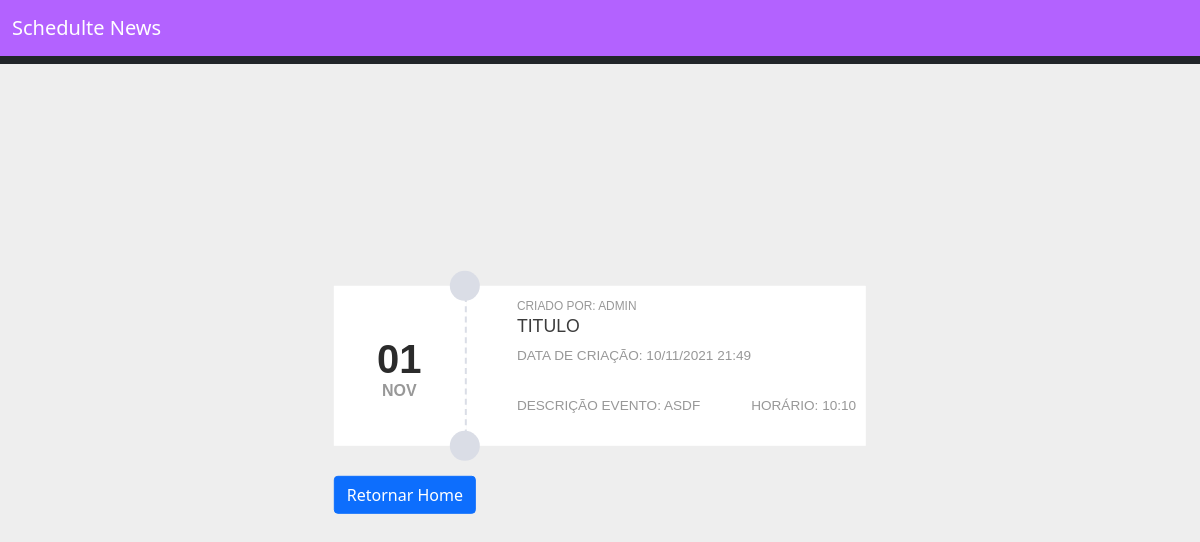
Screenshot of /evento/38 (signed in) with the database file from the repository.
### core/models/evento.py (models this page shows, shortened)
class Evento(models.Model):
    status_evento = (
        ('P', 'Pendente'),
        ('C', 'Concluído')
    )
    titulo = models.CharField(max_length=100)
    descricao = models.TextField(blank=True, null=True)
    data_evento = DateTimeField(verbose_name='DATA DO EVENTO')
    data_criacao = DateTimeField(verbose_name='DATA DE CRIAÇÃO', auto_now=True)
    status = models.CharField(blank=True, null=True, choices=status_evento, max_length=1)
    usuario = models.ForeignKey(User, on_delete=models.CASCADE) # chave estrangeira
    class Meta:
        db_table = 'evento'
    def get_data_criacao(self):
        hs = self.data_criacao - datetime.timedelta(hours=3)
        return hs.strftime("%d/%m/%Y %H:%M")
    def get_data(self):
        return self.data_evento.strftime('%d')
    def get_mes(self):
        return self.data_evento.strftime('%b')
    def get_data_evento_hora(self):
        hs = self.data_evento - datetime.timedelta(hours=3)
        return hs.strftime("%H:%M")

### core/views/view_crud.py (the view)
# urls.py: path('evento/<id>', view_crud.visualizar),
@login_required(login_url='/login/')
def visualizar(request, id):
    evento = Evento.objects.filter(id=id)
    dados = {'evento': evento}
    return render(request, 'visualizar.html', dados)

### templates/visualizar.html (shortened to what this page needs)
{% extends "model-page.html" %}
{% load static%}
{% block content %}
{% for ev in evento %}
<div>
    <div class="evento-card">
        <article class="card fl-left">
            <section class="date">
                <time datetime="23th feb">
                    <span>{{ ev.get_data }}</span><span>{{ ev.get_mes }}</span>
                </time>
            </section>
            <section class="card-cont">
                <small>Criado por: {{ ev.usuario }}</small>
                <h3>{{ ev.titulo }}</h3>
                <div class="even-date">
                    <time>
                        <span>Data de criação: {{ ev.get_data_criacao }}</span>
                    </time>
                </div>
                <div class="even-info">
                    <p>
                        Descrição Evento: {{ ev.descricao }}
                    </p>
                    <span>Horário: {{ ev.get_data_evento_hora }}</span>
                </div>
            </section>
        </article>
        <div style="margin-top: 30px;">
            <a href="/home/">
                <button type="button" class="btn btn-primary">Retornar Home</button>
            </a>
        </div>
    </div>
</div>
{% endfor %}
{% endblock %}

### static/css/evento.css (style rules this page uses)
body { background:#eee; }
a { color: #3498db; outline: none!important; }
.card { display: table-row; width: 49%; background-color: #fff; color: #989898; margin-bottom: 10px; font-family: 'Oswald', sans-serif; text-transform: uppercase; border-radius: 4px; position: relative }
.date { display: table-cell; width: 25%; position: relative; text-align: center; border-right: 2px dashed #dadde6 }
.date:before, .date:after { content: ""; display: block; width: 30px; height: 30px; background-color: #DADDE6; position: absolute; top: -15px; right: -15px; z-index: 1; border-radius: 50% }
.date:after { top: auto; bottom: -15px }
.date time { display: block; position: absolute; top: 50%; left: 50%; -webkit-transform: translate(-50%, -50%); -ms-transform: translate(-50%, -50%); transform: translate(-50%, -50%) }
.date time span { display: block }
.date time span:first-child { color: #2b2b2b; font-weight: 600; font-size: 250% }
.date time span:last-child { text-transform: uppercase; font-weight: 600; margin-top: -10px }
.card-cont { display: table-cell; width: 75%; font-size: 85%; padding: 10px 10px 30px 50px }
.card-cont h3 { color: #3C3C3C; font-size: 130% }
.card-cont>div { display: table-row }
.card-cont .even-date i, .card-cont .even-info i, .card-cont .even-date time, .card-cont .even-info p { display: table-cell }
.card-cont .even-info p { padding: 30px 50px 0 0 }
.card-cont .even-date time span { display: block }
.evento-card { position: absolute; top: 50%; left: 50%; margin-right: -50%; transform: translate(-50%, -50%) }

### rows the page displays
Evento: get_data "01", get_mes "NOV", usuario "ADMIN", titulo "TITULO", get_data_criacao "10/11/2021 21:49", descricao "ASDF", get_data_evento_hora "10:10"
